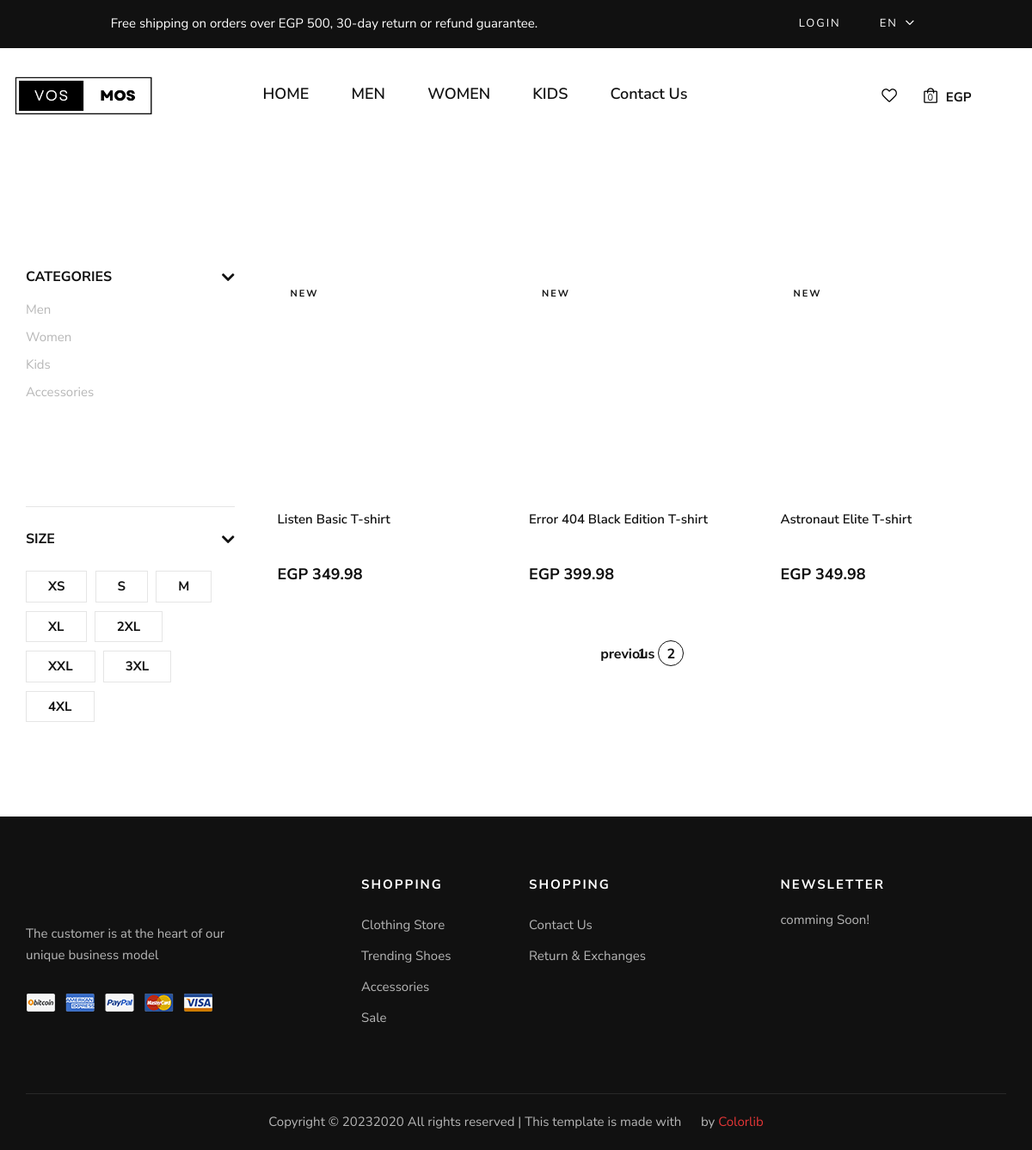
/products/?page=2, run on an earlier commit of the app's database.
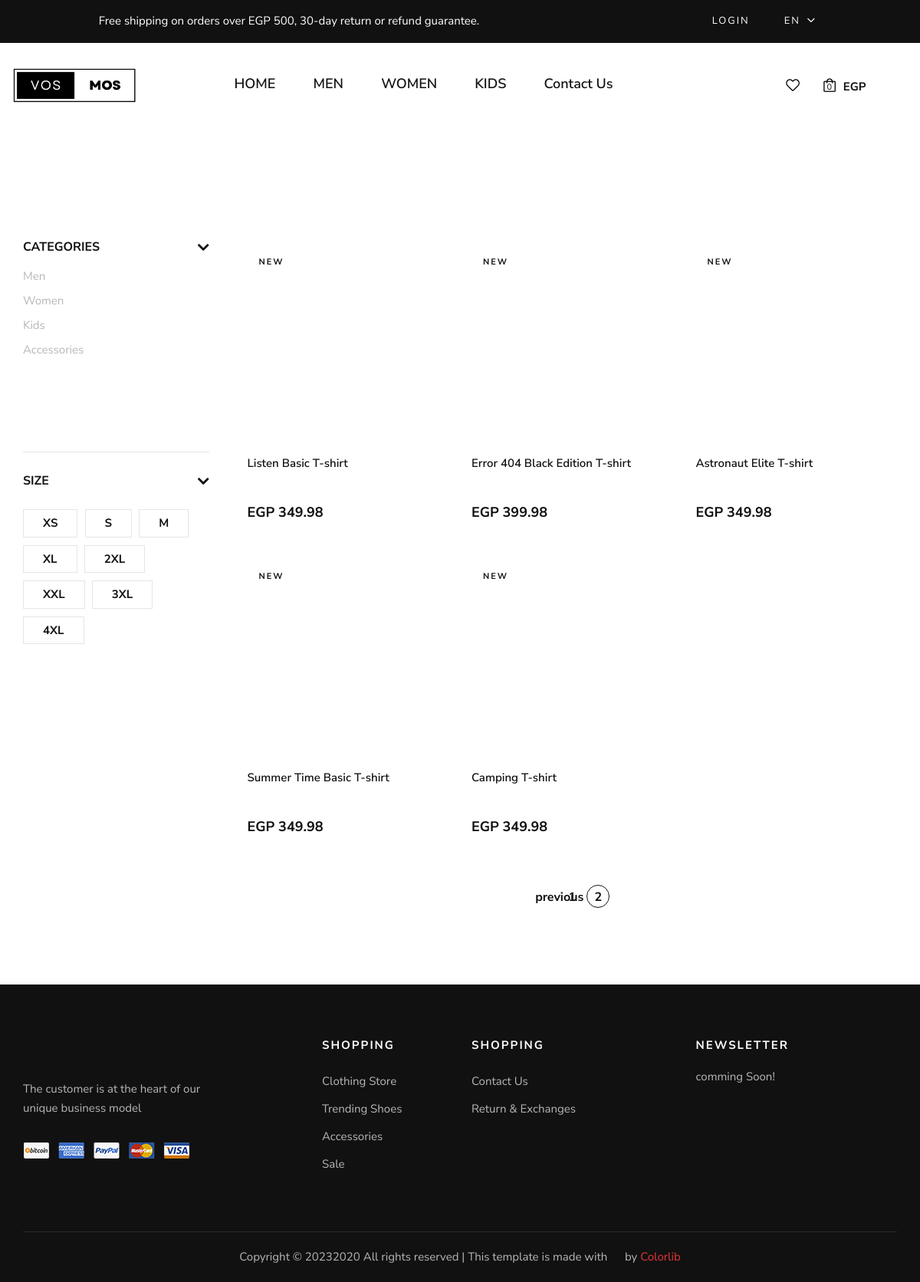
And on a later commit of the database.
### frontend/models.py (models this page shows)
class Product(models.Model):
    CATEGORY_CHOICES = (
        ('M', 'Men'),
        ('W', 'Women'),
        ('K', 'Kids'),
        ('A', 'Accessories'),
    )
    SUB_CATEGORY_CHOICES = (
    ('S', 'Shirt'),
    ('SW', 'Sport wear'),
    ('OW', 'Outwear')
    )
    LABEL_CHOICES = (
        ('NEW', 'primary'),
        ('BEST Seller', 'secondary'),
        ('N', '')
    )
    product_id = models.AutoField
    id = models.AutoField(primary_key=True, auto_created=True)
    product_name = models.CharField(max_length=50)
    category = models.CharField(choices=CATEGORY_CHOICES, max_length=2)
    label = models.CharField(choices=LABEL_CHOICES, max_length=11, default="")
    subcategory = models.CharField(choices= SUB_CATEGORY_CHOICES ,max_length=50, default="")
    price = models.FloatField(default=0)
    discount_price = models.FloatField(default=0)
    pub_date = models.DateField()
    image = models.ImageField(upload_to=rename_image, default="", blank=True, null=True)
    material = models.CharField(max_length=50, default="Coton 100%")
    description = models.TextField(default="Are you looking for a t shirt that is comfortable, stylish and affordable? Look no further than our new collection of t shirts, designed to suit any occasion and personality. Whether you want to express your creativity, show your support for a cause, or simply enjoy a casual day out, we have the perfect t shirt for you. Our t shirts are made from high-quality cotton, which is soft, breathable and durable. They come in a variety of colors, sizes and designs, so you can find the one that matches your style and mood.  Our t shirts are easy to wash and care for, and they will not fade or shrink over time. They are also eco-friendly and ethically produced, so you can wear them with confidence and pride. Order your t shirt today and enjoy free shipping for orders over EGP 500. You will love how you look and feel in our t shirts, and so will everyone else. Don't miss this opportunity to get the best t shirt ever.")
    path = models.CharField(max_length=50, default="")
    def get_absolute_url(self):
        return f"/product_detail/{self.id}/"

### frontend/views.py (the view)
# urls.py: path('products/', views.show_products, name='show_products'),
def show_products(request, category=None, subcategory=None):
    products = Product.objects.all()
    if category:
        products = products.filter(category=category)
    if subcategory:
        products = products.filter(subcategory=subcategory)
    paginator = Paginator(products, 15) # Show 15 products per page
    page_number = request.GET.get('page')
    page_obj = paginator.get_page(page_number)
    context = {'page_obj': page_obj, 'categories': Product.CATEGORY_CHOICES, 'subcategories': Product.SUB_CATEGORY_CHOICES}
    return render(request, 'products.html', context)

### frontend/templates/products.html (shortened to what this page needs)
{% extends "layout.html" %}
{% load static %}
{% block body %}
    <section class="shop spad">
        <div class="container">
            <div class="row">
                 <div class="col-lg-3">
                        <div id="filters" class="collapse">
                        <div class="shop__sidebar">
                            <div class="shop__sidebar__accordion">
                                <div class="accordion" id="accordionExample">
                                    <div class="card">
                                        <div class="card-heading">
                                            <a data-toggle="collapse" data-target="#collapseOne">Categories</a>
                                        </div>
                                        <div id="collapseOne" class="collapse show" data-parent="#accordionExample">
                                            <div class="card-body">
                                                <div class="shop__sidebar__categories">
                                                    <ul class="nice-scroll">
                                                        {% for category, label in categories %}
                                                        <li><a href="{% url 'show_products' category %}">{{ label }}</a></li>
                                                        {% endfor %}
                                                    </ul>
                                                </div>
                                            </div>
                                        </div>
                                    </div>
                                    <div class="card">
                                        <div class="card-heading">
                                            <a data-toggle="collapse" data-target="#collapseFour">Size</a>
                                        </div>
                                        <div id="collapseFour" class="collapse show" data-parent="#accordionExample">
                                            <div class="card-body">
                                                <div class="shop__sidebar__size">
                                                    <label for="xs">xs
                                                    </label>
                                                    <label for="sm">s
                                                    </label>
                                                    <label for="md">m
                                                    </label>
                                                    <label for="xl">xl
                                                    </label>
                                                    <label for="2xl">2xl
                                                    </label>
                                                    <label for="xxl">xxl
                                                    </label>
                                                    <label for="3xl">3xl
                                                    </label>
                                                    <label for="4xl">4xl
                                                    </label>
                                                </div>
                                            </div>
                                        </div>
                                    </div>
                                </div>
                            </div>
                        </div>
                    </div>
                </div>
                <div class="col-lg-9">
                    <div class="row">
                        {% for product in page_obj %}
                            <div class="col-lg-4 col-md-6 col-sm-6 col-6">
                                    <div class="product__item" data-size="{{ product.size }}" data-price="{{ product.price }}">
                                        <div class="product__item__pic set-bg" data-setbg="{% static product.path %}"
                                            onclick="window.location.href='{{ product.get_absolute_url }}'">
                                            {% if product.label != 'N' %}
                                            <span class="label">{{ product.label }}</span>
                                            {% endif %}
                                        </div>
                                        <div class="product__item__text">
                                            <h6>{{ product.product_name }}</h6>
                                            <div class="rating">
                                                <i class="fa fa-star-o"></i>
                                                <i class="fa fa-star-o"></i>
                                                <i class="fa fa-star-o"></i>
                                                <i class="fa fa-star-o"></i>
                                                <i class="fa fa-star-o"></i>
                                            </div>
                                            <h5>EGP {{ product.price|floatformat:2 }}</h5>
                                        </div>
                                    </div>
                            </div>
                                  {% endfor %}
                    </div>
                    <div class="row">
                        <div class="col-lg-12">
                            <div class="product__pagination">
                                {% if page_obj.has_previous %}
                                    <a href="?page={{ page_obj.previous_page_number }}">previous</a>
                                {% endif %}
                                {% for i in page_obj.paginator.page_range %}
                                    {% if page_obj.number == i %}
                                        <a class="active" href="?page={{ i }}">{{ i }}</a>
                                    {% else %}
                                        <a href="?page={{ i }}">{{ i }}</a>
                                    {% endif %}
                                {% endfor %}
                            </div>
                        </div>
                    </div>
                </div>
            </div>
        </div>
    </section>
{% endblock %}

What changed in the data, as far as the page shows it:
added Product: label "NEW", product_name "Summer Time Basic T-shirt", price "349.98"
added Product: label "NEW", product_name "Camping T-shirt", price "349.98"
